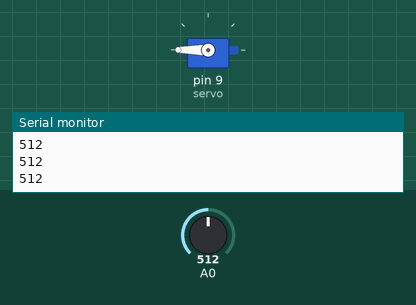
This sketch was run on a simulated Arduino Uno, built with avr-gcc and run on an emulated ATmega328P. Shown: servo, the last lines printed to the serial monitor. The inputs (shaded band) are chosen by the test bench; at power-on: A0 = 512.

Above: at 1.25 s.
1.3 s: A0 set to 696
4.3 s: A0 set to 717
At 5.3 s:
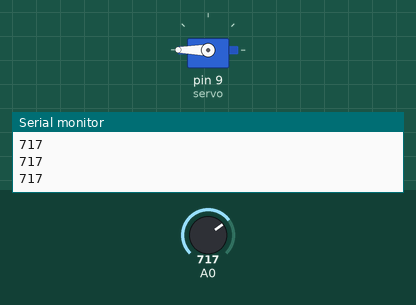
5.8 s: A0 set to 700
At 6.01 s:
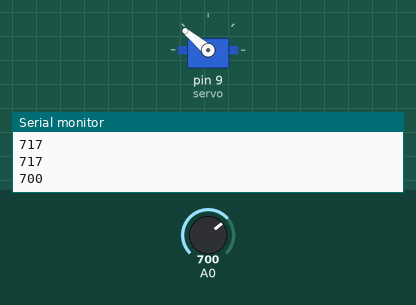
8.8 s: A0 set to 716
At 10.1 s:
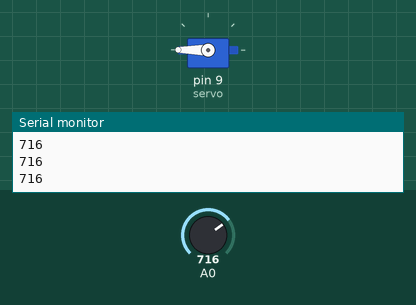
Timing chart, 0 to 11.3 s (numbered marks = the images above; inputs shaded):
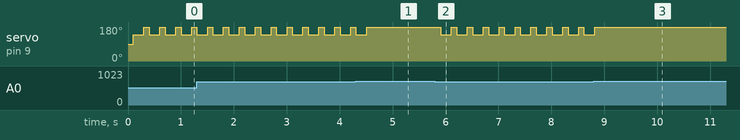

The sketch:

servo.ino
```cpp
#include <Servo.h>


int pos=180;
Servo servo;

void setup()
{
  // put your setup code here, to run once:
  Serial.begin(9600);
  servo.attach(9);
}

void loop()
{

  // put your main code here, to run repeatedly:


  int light = analogRead(A0);
  Serial.println(light);

  if (light < 710)
  {

    pos = 140;
    // Serial.println(up);
    delay(100);
    servo.write(pos);
    delay(100);
    // Serial.println(up);

  }
  delay(100);
  pos = 180;
  servo.write(pos);
  // else
  // {
  //   delay(50);
  //   pos = 180;
  //   servo.write(pos);
  // }

}
```

Measured:
- the behaviour switches between 709 and 710 on A0 (found by bisection; images 0 and 1)
- after the input at 4.3 s, servo on pin 9 (servo): goes on until 4.5 s, then stays 180°
- after the input at 5.8 s, servo on pin 9 (servo): alternates 180° for 0.10 s and 140° for 0.20 s, starting after 0.11 s
- after the input at 8.8 s, servo on pin 9 (servo): goes on until 8.8 s, then stays 180°
- by itself, servo on pin 9 (servo): alternates 180° for 0.10 s and 140° for 0.20 s
